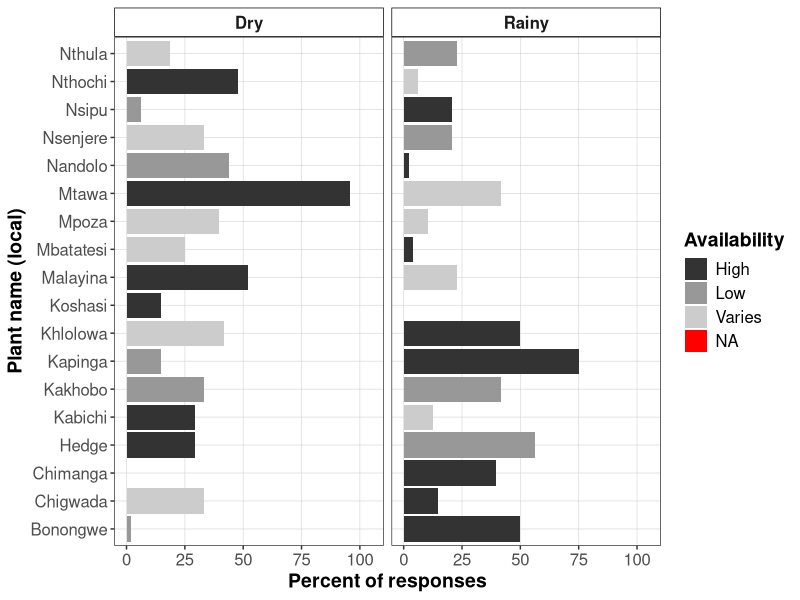

R code for this plot: (Note: this script raises an error after producing the figure.)
#######################################################
# Availability of plants from prior survey - Figure 2 #
#######################################################
library(tidyverse)
library(readr)

ThemeEM_Facet <- theme_bw() +
  theme(strip.text.x = element_text(size = 12, face = "bold"),
        strip.text.y = element_text(size = 12, face = "bold"),
        axis.title.x = element_text(size=14, face = "bold"),
        axis.title.y = element_text(size=14, face = "bold"),
        axis.text = element_text(size=12),
        legend.title = element_text(size=14, face = "bold"),
        legend.text = element_text(size=12),
        panel.grid.major = element_line(colour = "light grey", size = 0.2),
        panel.grid.minor = element_line(colour = "NA", size = 0.1),
        strip.background = element_rect(color="black", fill="NA", size=0.5, linetype="solid"))

# Plant Seasonal Availability - shown in Figure 2
library(tidyverse)
library(readr)
Plants <- read_csv("Plant_Availability_Survey_Responses.csv")
ggplot(Plants, aes(Percent, Name, fill=Availability)) +
  geom_col() +
  ThemeEM_Facet +
  xlab("Percent of responses") +
  ylab("Plant name (local)") +
  facet_grid(. ~ Season) +
  coord_cartesian(xlim = c(0, 105)) +
  scale_fill_grey() #scale_fill_manual(values=c('#E0EC89','#AED75D','#31655A')) +
  theme(legend.position = "top") +
  guides(fill=guide_legend(title="Seasonal availability"))
